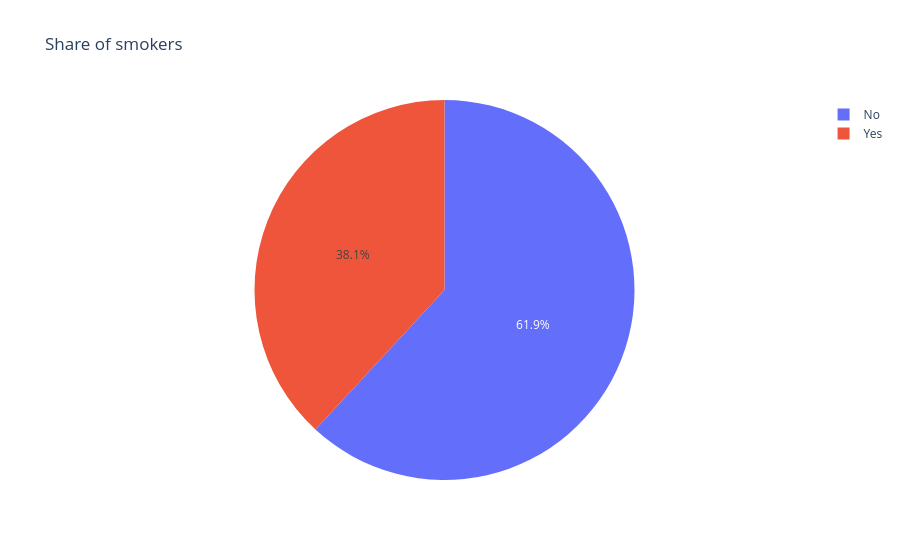

Notebook code for this chart:
### Markdown cell above
**Interpretation:** The pie chart directly shows percentages. Saturday is the busiest day, with more than a third of the bills.

**Shortcut:** if you give `px.pie` the original DataFrame with only `names`, it counts the rows by itself.

### Code cell
fig = px.pie(tips, names="smoker", title="Share of smokers")
fig.show()

### Figure 1 — Plotly figure (JSON) as saved in the notebook; plotly's stock layout.template omitted (floating-point values rounded to 4 significant figures; data arrays with more than 128 entries replaced by an {"elided": "..."} marker saying what was removed)
{"data": [{"domain": {"x": [0.0, 1.0], "y": [0.0, 1.0]}, "hovertemplate": "smoker=%{label}<extra></extra>", "labels": {"elided": "244 str values"}, "legendgroup": "", "name": "", "showlegend": true, "type": "pie"}], "layout": {"legend": {"tracegroupgap": 0}, "title": {"text": "Share of smokers"}}}
